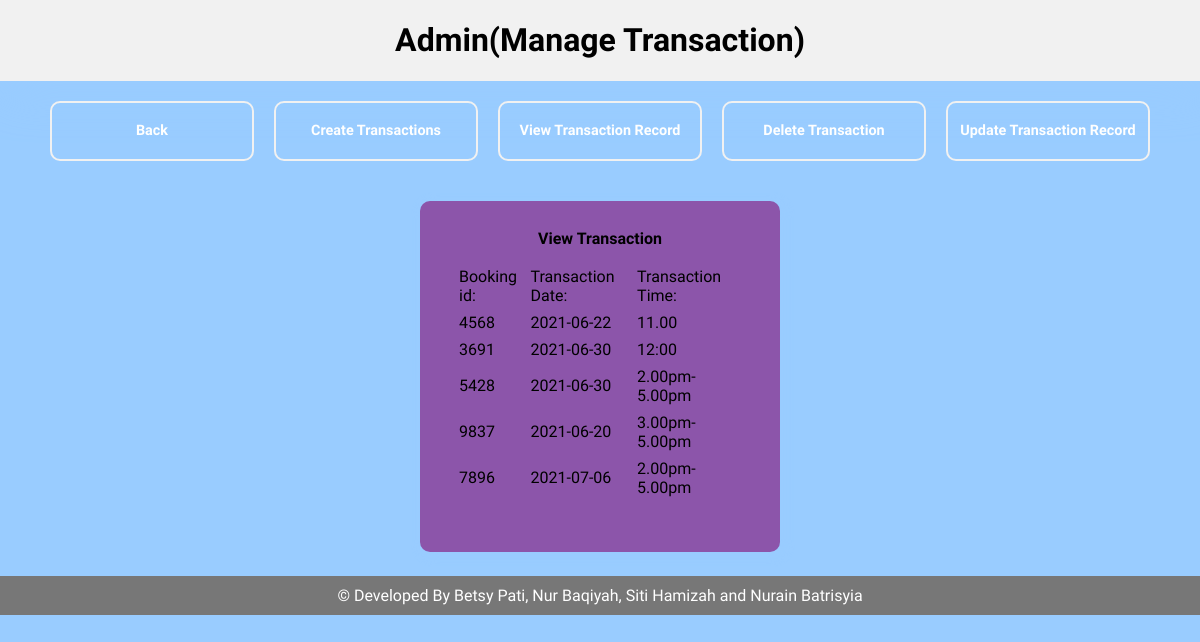
/Viewtransaction.php, run on the app's committed database.
### tables this page shows
CREATE TABLE `admin_transaction` (
  `bookingid` int(30) NOT NULL,
  `transactiondate` date NOT NULL,
  `transactiontime` tinytext NOT NULL
);

### admin_view_transactions.php (the view, shortened to what this page needs)
<?php
include 'dbconn.php';
$result = mysqli_query($db, "SELECT * FROM admin_transaction  ");
?>
<!DOCTYPE html>
<html>
<head>
 <link rel='stylesheet' href='https://cdn-uicons.flaticon.com/uicons-regular-rounded/css/uicons-regular-rounded.css'>
    <link rel="stylesheet" type="text/css" href="css/admin_users.css">
	<body>
<?php
if (mysqli_num_rows($result) > 0) {
?>
<table>
<tr>
	<td>Booking id:</td>
	<td>Transaction Date:</td>
	<td>Transaction Time:</td>
	</tr>
<?php
while($row = mysqli_fetch_array($result)) {
?>
<td>
<tr>
    <td><?php echo $row["bookingid"]; ?></td>
    <td><?php echo $row["transactiondate"]; ?></td>
    <td><?php echo $row["transactiontime"]; ?></td>
</tr>
<?php
}
?>
</table>
<?php
}
else{
    echo "No result found";
}
?>
</body>
</html>

### css/transactions.css (style rules this page uses)
* { box-sizing: border-box; }
body { padding: 0px; margin: 0%; font-family: 'Autour One'; background-color: #99CCFF; box-sizing: contain; }

### css/admin_users.css (style rules this page uses)
* { box-sizing: border-box; }
body { padding: 0px; margin: 0%; font-family: 'Autour One'; background-color: #99CCFF; box-sizing: contain; }

### data on the page
admin_transaction: bookingid "4568", transactiondate "2021-06-22", transactiontime "11.00"
admin_transaction: bookingid "3691", transactiondate "2021-06-30", transactiontime "12:00"
admin_transaction: bookingid "5428", transactiondate "2021-06-30", transactiontime "2.00pm-5.00pm"
admin_transaction: bookingid "9837", transactiondate "2021-06-20", transactiontime "3.00pm-5.00pm"
admin_transaction: bookingid "7896", transactiondate "2021-07-06", transactiontime "2.00pm-5.00pm"
